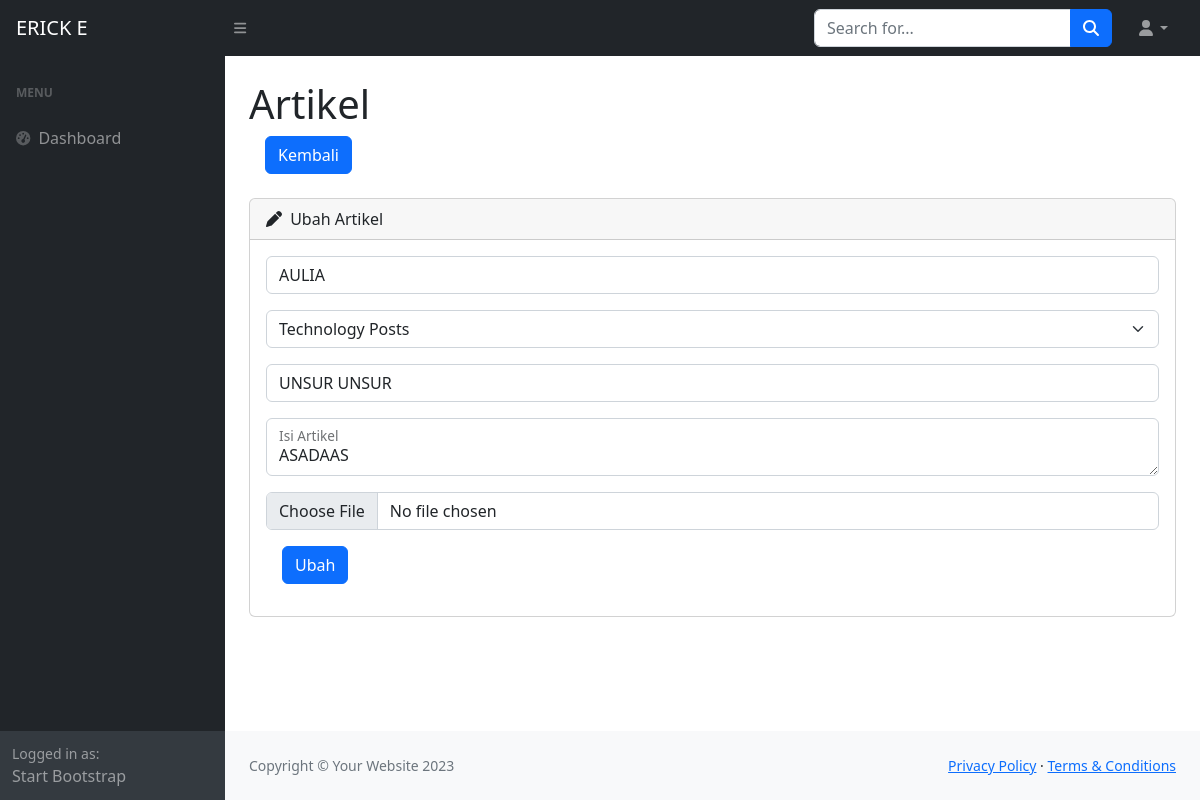
The app's page /admin/edit.php?id=2 with its own data.
### tables this page shows
CREATE TABLE `post` (
  `id` int(11) NOT NULL,
  `judul` varchar(255) NOT NULL,
  `deskripsi` varchar(1000) NOT NULL,
  `author` varchar(255) NOT NULL,
  `kategori` varchar(255) NOT NULL,
  `image` varchar(255) NOT NULL
);

### admin/edit.php (the view, shortened to what this page needs)
<?php
require '../controller/koneksi.php';
if (isset($_GET['id'])) {
  $id = intval($_GET['id']);
  $sql = "SELECT * FROM post WHERE id='$id'";
  $result = $conn->query($sql);
  if ($result->num_rows > 0) {
    $article = $result->fetch_assoc();
  } else {
    echo "Artikel tidak ditemukan.";
    exit;
  }
} else {
  echo "ID tidak valid.";
  exit;
}
?>
<!DOCTYPE html>
<html lang="en">
<head>
  <link href="https://cdn.jsdelivr.net/npm/simple-datatables@7.1.2/dist/style.min.css" rel="stylesheet" />
  <link href="css/styles.css" rel="stylesheet" />
</head>
<body class="sb-nav-fixed">
  <nav class="sb-topnav navbar navbar-expand navbar-dark bg-dark">
    <a class="navbar-brand ps-3" href="index.php">ERICK E</a>
    <button class="btn btn-link btn-sm order-1 order-lg-0 me-4 me-lg-0" id="sidebarToggle" href="#!"><i
        class="fas fa-bars"></i></button>
    <form class="d-none d-md-inline-block form-inline ms-auto me-0 me-md-3 my-2 my-md-0">
      <div class="input-group">
        <input class="form-control" type="text" placeholder="Search for..." aria-label="Search for..."
          aria-describedby="btnNavbarSearch" />
        <button class="btn btn-primary" id="btnNavbarSearch" type="button"><i class="fas fa-search"></i></button>
      </div>
    </form>
    <ul class="navbar-nav ms-auto ms-md-0 me-3 me-lg-4">
      <li class="nav-item dropdown">
        <a class="nav-link dropdown-toggle" id="navbarDropdown" href="#" role="button" data-bs-toggle="dropdown"
          aria-expanded="false"><i class="fas fa-user fa-fw"></i></a>
      </li>
    </ul>
  </nav>
  <div id="layoutSidenav">
    <div id="layoutSidenav_nav">
      <nav class="sb-sidenav accordion sb-sidenav-dark" id="sidenavAccordion">
        <div class="sb-sidenav-menu">
          <div class="nav">
            <div class="sb-sidenav-menu-heading">menu</div>
            <a class="nav-link" href="index.php">
              <div class="sb-nav-link-icon"><i class="fas fa-tachometer-alt"></i></div>
              Dashboard
            </a>
          </div>
        </div>
        <div class="sb-sidenav-footer">
          <div class="small">Logged in as:</div>
          Start Bootstrap
        </div>
      </nav>
    </div>
    <div id="layoutSidenav_content">
      <main>
        <div class="container-fluid px-4">
          <h1 class="mt-4">Artikel</h1>
          <ol class="breadcrumb mb-4">
            <a href="index.php" class="btn btn-primary ms-3">Kembali</a>
          </ol>
          <div class="card mb-4">
            <div class="card-header">
              <i class="fas fa-pen me-1"></i>
              Ubah Artikel
            </div>
            <div class="card-body">
              <form action="../controller/update.php" method="POST" enctype="multipart/form-data">
                <div class="input-group flex-nowrap mb-3">
                  <input type="text" class="form-control" placeholder="Judul" aria-label="judul" name="judul"
                    value="<?php echo htmlspecialchars($article['judul']); ?>" required>
                </div>
                <div class="mb-3">
                  <select class="form-select" name="kategori" id="kategori" required>
                    <option value="Technology Posts" <?php echo ($article['kategori'] === 'Technology Posts') ? 'selected' : ''; ?>>Technology Posts</option>
                  </select>
                </div>
                <div class="input-group flex-nowrap mb-3">
                  <input type="text" class="form-control" placeholder="Author" aria-label="author" name="author"
                    value="<?php echo htmlspecialchars($article['author']); ?>" required>
                </div>
                <div class="form-floating mb-3">
                  <textarea class="form-control" placeholder="Isi Artikel" id="floatingTextarea" name="deskripsi"
                    required><?php echo htmlspecialchars($article['deskripsi']); ?></textarea>
                  <label for="floatingTextarea">Isi Artikel</label>
                </div>
                <div class="input-group flex-nowrap mb-3">
                  <input type="file" class="form-control" placeholder="Gambar" aria-label="gambar" name="image"
                    accept="image/*">
                </div>
                <div class="input-group flex-nowrap mb-3">
                  <button type="submit" class="btn btn-primary ms-3">Ubah</button>
                </div>
              </form>
            </div>
          </div>
        </div>
      </main>
      <footer class="py-4 bg-light mt-auto">
        <div class="container-fluid px-4">
          <div class="d-flex align-items-center justify-content-between small">
            <div class="text-muted">Copyright &copy; Your Website 2023</div>
            <div>
              <a href="#">Privacy Policy</a>
              &middot;
              <a href="#">Terms &amp; Conditions</a>
            </div>
          </div>
        </div>
      </footer>
    </div>
  </div>
</body>
</html>

### records on screen
post: judul "AULIA", kategori "Technology Posts", author "UNSUR UNSUR", deskripsi "ASADAAS"
